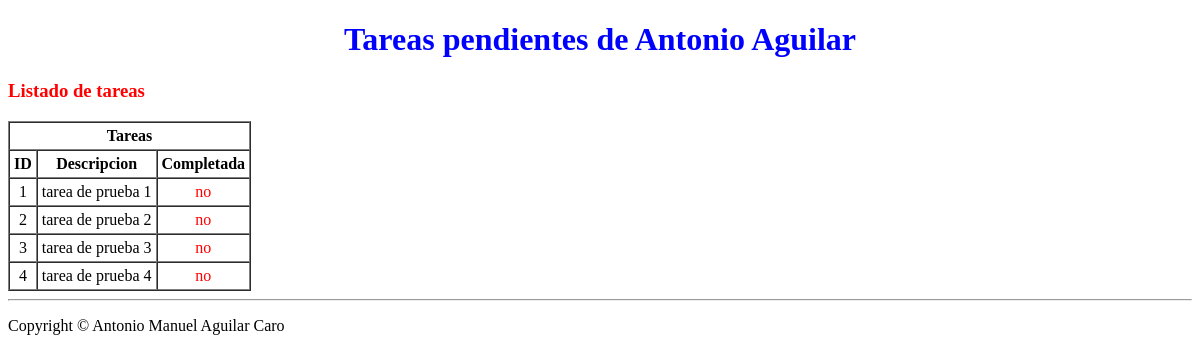
/indexTareas.php, run on an earlier commit of the app's database.
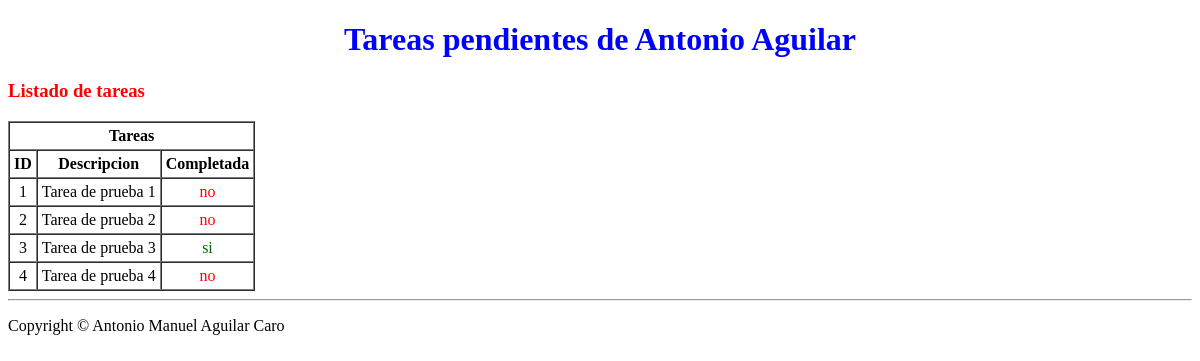
And on a later commit of the database.
### tables this page shows
CREATE TABLE `lista_tareas` (
  `id` int(10) UNSIGNED NOT NULL,
  `descripcion` text NOT NULL,
  `completada` tinyint(1) NOT NULL DEFAULT '0'
);

### indexTareas.php (called while the page is built)
<?php
require_once "funciones.php";
require_once "bd.php";
require_once "funcionesConsultas.php";
encabezado();
listarTareas($bd);
pie();
?>

### funcionesConsultas.php (the view, shortened to what this page needs)
<?php
function listarTareas($bd) {
  echo "<h3>Listado de tareas</h3>";
  $sql="SELECT id, descripcion, completada FROM lista_tareas";
  echo "<table border=1 cellpadding=4 cellspacing=0>";
  echo "<tr>
  <th colspan=5> Tareas </th>
  <tr>
  <th> ID </th><th> Descripcion </th> <th> Completada </th>
  </tr>";
  foreach ($bd->query($sql) as $row) {
    echo "<tr>";
    echo "<td>"; print $row['id'] . "\t"; echo "</td>";
    echo "<td>";print $row['descripcion'] . "\t"; echo "</td>";
    echo "<td>";if($row['completada'] == "0") {
      echo "<font color=\"#ff0000\">no</font>";
    } else {
      echo "<font color=\"#006600\">si</font>";
    } echo "</td>";
  }
  echo "</table>";
}
?>

### funciones.php (shortened to what this page needs)
<?php
function encabezado() {
    ?>
<!DOCTYPE html>
<html lang="es">
<head>
    <link rel="stylesheet" href="style.css">
</head>
<body>
<h1>Tareas pendientes de Antonio Aguilar</h1>
<?php
}
function pie() {
    ?>
<hr />
<footer> <p>Copyright © Antonio Manuel Aguilar Caro</p> </footer>
</body>
</html>
<?php
}
?>

### style.css (style rules this page uses)
h1 { text-align: center; color: blue; }
h3 { color: red; }
td { text-align: center; }

What changed in the data, as far as the page shows it:
changed lista_tareas id 1: descripcion "tarea de prueba 1" → "Tarea de prueba 1"
changed lista_tareas id 2: descripcion "tarea de prueba 2" → "Tarea de prueba 2"
changed lista_tareas id 3: descripcion "tarea de prueba 3" → "Tarea de prueba 3"; completada "no" → "si"
changed lista_tareas id 4: descripcion "tarea de prueba 4" → "Tarea de prueba 4"
